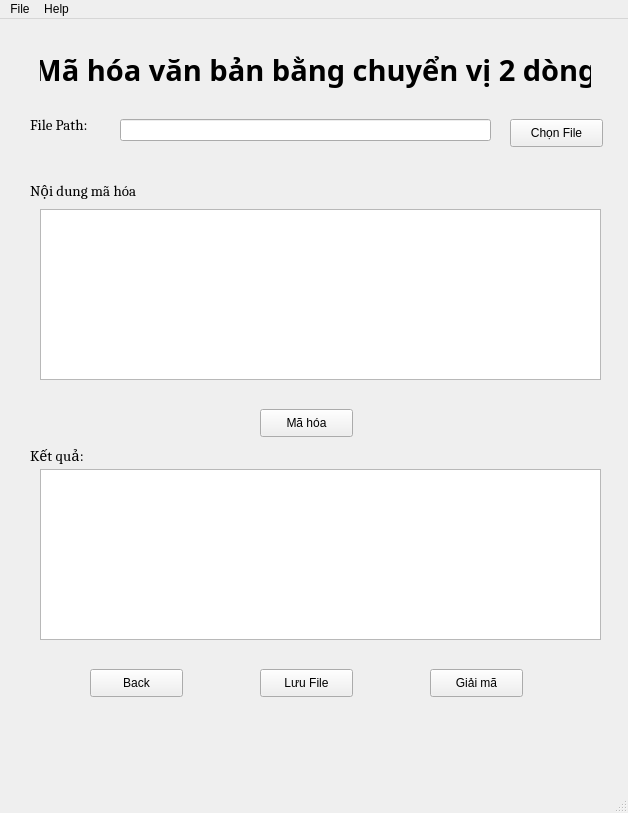
<?xml version="1.0" encoding="UTF-8"?>
<ui version="4.0">
 <class>MainWindow</class>
 <widget class="QMainWindow" name="MainWindow">
  <property name="enabled">
   <bool>true</bool>
  </property>
  <property name="geometry">
   <rect>
    <x>0</x>
    <y>0</y>
    <width>628</width>
    <height>813</height>
   </rect>
  </property>
  <property name="windowTitle">
   <string>MainWindow</string>
  </property>
  <widget class="QWidget" name="centralwidget">
   <widget class="QLineEdit" name="EdtPath">
    <property name="geometry">
     <rect>
      <x>120</x>
      <y>100</y>
      <width>371</width>
      <height>22</height>
     </rect>
    </property>
   </widget>
   <widget class="QTextEdit" name="input">
    <property name="geometry">
     <rect>
      <x>40</x>
      <y>190</y>
      <width>561</width>
      <height>171</height>
     </rect>
    </property>
   </widget>
   <widget class="QLabel" name="label_3">
    <property name="geometry">
     <rect>
      <x>30</x>
      <y>150</y>
      <width>171</width>
      <height>41</height>
     </rect>
    </property>
    <property name="font">
     <font>
      <family>Cambria</family>
      <pointsize>11</pointsize>
      <weight>50</weight>
      <bold>false</bold>
     </font>
    </property>
    <property name="text">
     <string>Nội dung mã hóa</string>
    </property>
   </widget>
   <widget class="QLabel" name="label_2">
    <property name="geometry">
     <rect>
      <x>30</x>
      <y>90</y>
      <width>81</width>
      <height>31</height>
     </rect>
    </property>
    <property name="font">
     <font>
      <family>Cambria</family>
      <pointsize>11</pointsize>
      <weight>50</weight>
      <bold>false</bold>
     </font>
    </property>
    <property name="text">
     <string>File Path:</string>
    </property>
   </widget>
   <widget class="QPushButton" name="btnChonFile">
    <property name="geometry">
     <rect>
      <x>510</x>
      <y>100</y>
      <width>93</width>
      <height>28</height>
     </rect>
    </property>
    <property name="font">
     <font>
      <pointsize>9</pointsize>
     </font>
    </property>
    <property name="text">
     <string>Chọn File</string>
    </property>
   </widget>
   <widget class="QTextEdit" name="result">
    <property name="geometry">
     <rect>
      <x>40</x>
      <y>450</y>
      <width>561</width>
      <height>171</height>
     </rect>
    </property>
   </widget>
   <widget class="QPushButton" name="btnGiaiMaChuyenVi">
    <property name="geometry">
     <rect>
      <x>430</x>
      <y>650</y>
      <width>93</width>
      <height>28</height>
     </rect>
    </property>
    <property name="font">
     <font>
      <pointsize>9</pointsize>
     </font>
    </property>
    <property name="text">
     <string>Giải mã</string>
    </property>
   </widget>
   <widget class="QLabel" name="label">
    <property name="geometry">
     <rect>
      <x>40</x>
      <y>0</y>
      <width>551</width>
      <height>101</height>
     </rect>
    </property>
    <property name="font">
     <font>
      <family>Sitka Heading Semibold</family>
      <pointsize>22</pointsize>
      <weight>75</weight>
      <bold>true</bold>
     </font>
    </property>
    <property name="text">
     <string>Mã hóa văn bản bằng chuyển vị 2 dòng</string>
    </property>
    <property name="alignment">
     <set>Qt::AlignCenter</set>
    </property>
   </widget>
   <widget class="QPushButton" name="btnMaHoaChuyenVi">
    <property name="geometry">
     <rect>
      <x>260</x>
      <y>390</y>
      <width>93</width>
      <height>28</height>
     </rect>
    </property>
    <property name="font">
     <font>
      <pointsize>9</pointsize>
     </font>
    </property>
    <property name="text">
     <string>Mã hóa</string>
    </property>
   </widget>
   <widget class="QPushButton" name="btnSave">
    <property name="geometry">
     <rect>
      <x>260</x>
      <y>650</y>
      <width>93</width>
      <height>28</height>
     </rect>
    </property>
    <property name="font">
     <font>
      <pointsize>9</pointsize>
     </font>
    </property>
    <property name="text">
     <string>Lưu File</string>
    </property>
   </widget>
   <widget class="QPushButton" name="btnBack">
    <property name="geometry">
     <rect>
      <x>90</x>
      <y>650</y>
      <width>93</width>
      <height>28</height>
     </rect>
    </property>
    <property name="font">
     <font>
      <pointsize>9</pointsize>
     </font>
    </property>
    <property name="text">
     <string>Back</string>
    </property>
   </widget>
   <widget class="QLabel" name="label_4">
    <property name="geometry">
     <rect>
      <x>30</x>
      <y>420</y>
      <width>141</width>
      <height>31</height>
     </rect>
    </property>
    <property name="font">
     <font>
      <family>Cambria</family>
      <pointsize>11</pointsize>
      <weight>50</weight>
      <bold>false</bold>
     </font>
    </property>
    <property name="text">
     <string>Kết quả:</string>
    </property>
   </widget>
  </widget>
  <widget class="QMenuBar" name="menubar">
   <property name="geometry">
    <rect>
     <x>0</x>
     <y>0</y>
     <width>628</width>
     <height>26</height>
    </rect>
   </property>
   <widget class="QMenu" name="menuFile">
    <property name="title">
     <string>File</string>
    </property>
    <addaction name="actionOpen_File"/>
    <addaction name="actionSave_File"/>
    <addaction name="separator"/>
    <addaction name="actionExit"/>
   </widget>
   <widget class="QMenu" name="menuHelp">
    <property name="title">
     <string>Help</string>
    </property>
   </widget>
   <addaction name="menuFile"/>
   <addaction name="menuHelp"/>
  </widget>
  <widget class="QStatusBar" name="statusbar"/>
  <action name="actionOpen_File">
   <property name="text">
    <string>Open File</string>
   </property>
  </action>
  <action name="actionSave_File">
   <property name="text">
    <string>Save File</string>
   </property>
  </action>
  <action name="actionExit">
   <property name="text">
    <string>Exit</string>
   </property>
  </action>
 </widget>
 <resources/>
 <connections/>
</ui>
